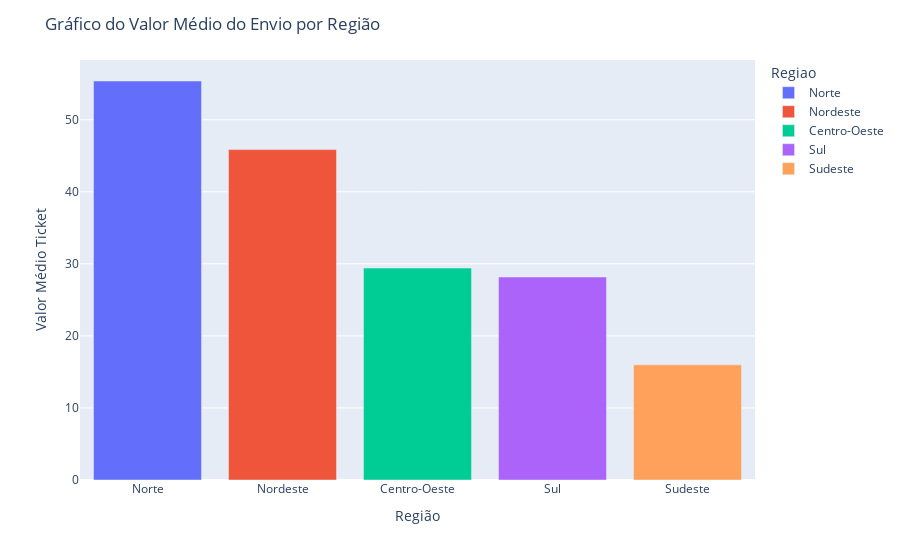

Write notebook code for a chart like this one.
### Markdown cell above
**1. Gráfico do Valor Médio do Envio por Região**

### Code cell
import plotly.express as px

# Ordenando o DataFrame
media_regiao = round(media_regiao.sort_values(by='Valor_Médio_Regiao', ascending=False),2)

# Criando o gráfico com plotly
fig = px.bar(
    media_regiao,
    x='Regiao',
    y='Valor_Médio_Regiao',
    color='Regiao'
)

# Definindo legendas e título
fig.update_layout(
    xaxis=dict(title='Região'),
    yaxis=dict(title='Valor Médio Ticket'),
    title='Gráfico do Valor Médio do Envio por Região'
)


# Mostrando o gráfico
fig.show()

### Figure 1 — Plotly figure (JSON) as saved in the notebook; plotly's stock layout.template omitted (floating-point values rounded to 4 significant figures)
{"data": [{"alignmentgroup": "True", "hovertemplate": "Regiao=%{x}<br>Valor_Médio_Regiao=%{y}<extra></extra>", "legendgroup": "Norte", "marker": {"color": "#636efa", "pattern": {"shape": ""}}, "name": "Norte", "offsetgroup": "Norte", "orientation": "v", "showlegend": true, "textposition": "auto", "type": "bar", "x": ["Norte"], "xaxis": "x", "y": [55.37], "yaxis": "y"}, {"alignmentgroup": "True", "hovertemplate": "Regiao=%{x}<br>Valor_Médio_Regiao=%{y}<extra></extra>", "legendgroup": "Nordeste", "marker": {"color": "#EF553B", "pattern": {"shape": ""}}, "name": "Nordeste", "offsetgroup": "Nordeste", "orientation": "v", "showlegend": true, "textposition": "auto", "type": "bar", "x": ["Nordeste"], "xaxis": "x", "y": [45.85], "yaxis": "y"}, {"alignmentgroup": "True", "hovertemplate": "Regiao=%{x}<br>Valor_Médio_Regiao=%{y}<extra></extra>", "legendgroup": "Centro-Oeste", "marker": {"color": "#00cc96", "pattern": {"shape": ""}}, "name": "Centro-Oeste", "offsetgroup": "Centro-Oeste", "orientation": "v", "showlegend": true, "textposition": "auto", "type": "bar", "x": ["Centro-Oeste"], "xaxis": "x", "y": [29.41], "yaxis": "y"}, {"alignmentgroup": "True", "hovertemplate": "Regiao=%{x}<br>Valor_Médio_Regiao=%{y}<extra></extra>", "legendgroup": "Sul", "marker": {"color": "#ab63fa", "pattern": {"shape": ""}}, "name": "Sul", "offsetgroup": "Sul", "orientation": "v", "showlegend": true, "textposition": "auto", "type": "bar", "x": ["Sul"], "xaxis": "x", "y": [28.17], "yaxis": "y"}, {"alignmentgroup": "True", "hovertemplate": "Regiao=%{x}<br>Valor_Médio_Regiao=%{y}<extra></extra>", "legendgroup": "Sudeste", "marker": {"color": "#FFA15A", "pattern": {"shape": ""}}, "name": "Sudeste", "offsetgroup": "Sudeste", "orientation": "v", "showlegend": true, "textposition": "auto", "type": "bar", "x": ["Sudeste"], "xaxis": "x", "y": [15.98], "yaxis": "y"}], "layout": {"barmode": "relative", "legend": {"title": {"text": "Regiao"}, "tracegroupgap": 0}, "margin": {"t": 60}, "title": {"text": "Gráfico do Valor Médio do Envio por Região"}, "xaxis": {"anchor": "y", "categoryarray": ["Norte", "Nordeste", "Centro-Oeste", "Sul", "Sudeste"], "categoryorder": "array", "domain": [0, 1], "title": {"text": "Região"}}, "yaxis": {"anchor": "x", "domain": [0, 1], "title": {"text": "Valor Médio Ticket"}}}}
